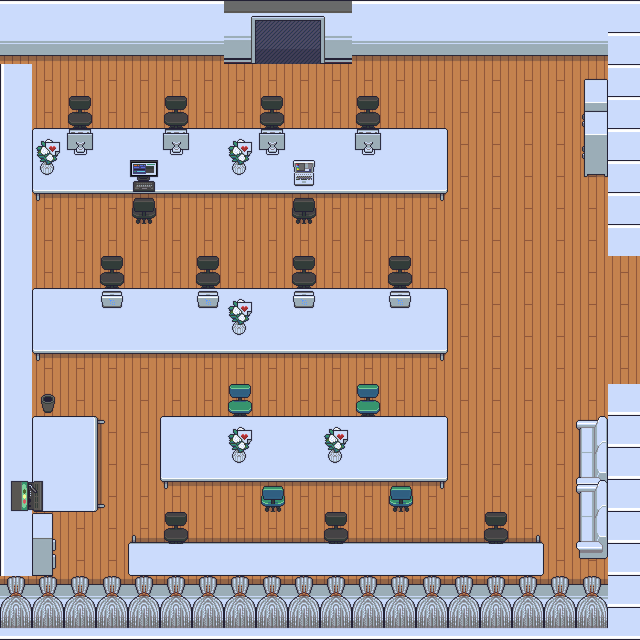

Below is a game level as drawn by its tile map, then a one-line description and the .tmx that defines it (tile-layer data replaced by summaries):
An orthogonal 20x20 tile map with 32x32 px tiles, 7 tile layers (Floor, WallAndDoor, ItemsPutOnTheFloor, ItemsPutOnTheFloor2, ...).

<map version="1.10" tiledversion="1.11.2" orientation="orthogonal" renderorder="right-down" width="20" height="20" tilewidth="32" tileheight="32" infinite="0" nextlayerid="9" nextobjectid="1">
 <tileset firstgid="1" source="ImageIcon2.tsx" />
 <layer id="1" name="Floor" width="20" height="20">
  <data>[400 cells, 400 non-empty, 1 distinct tile ids]</data>
 </layer>
 <layer id="2" name="WallAndDoor" width="20" height="20">
  <data>[400 cells, 108 non-empty, 10 distinct tile ids]</data>
 </layer>
 <layer id="3" name="ItemsPutOnTheFloor" width="20" height="20">
  <data>[400 cells, 149 non-empty, 18 distinct tile ids]</data>
 </layer>
 <layer id="4" name="ItemsPutOnTheFloor2" width="20" height="20">
  <data>[400 cells, 6 non-empty, 6 distinct tile ids]</data>
 </layer>
 <layer id="5" name="Chair" width="20" height="20">
  <data>[400 cells, 14 non-empty, 4 distinct tile ids]</data>
 </layer>
 <layer id="7" name="ItemsPutOnTheDesk" width="20" height="20">
  <data>[400 cells, 25 non-empty, 9 distinct tile ids]</data>
 </layer>
 <layer id="6" name="ItemPutOnTheWall" width="20" height="20">
  <data>[400 cells, 54 non-empty, 3 distinct tile ids]</data>
 </layer>
</map>
